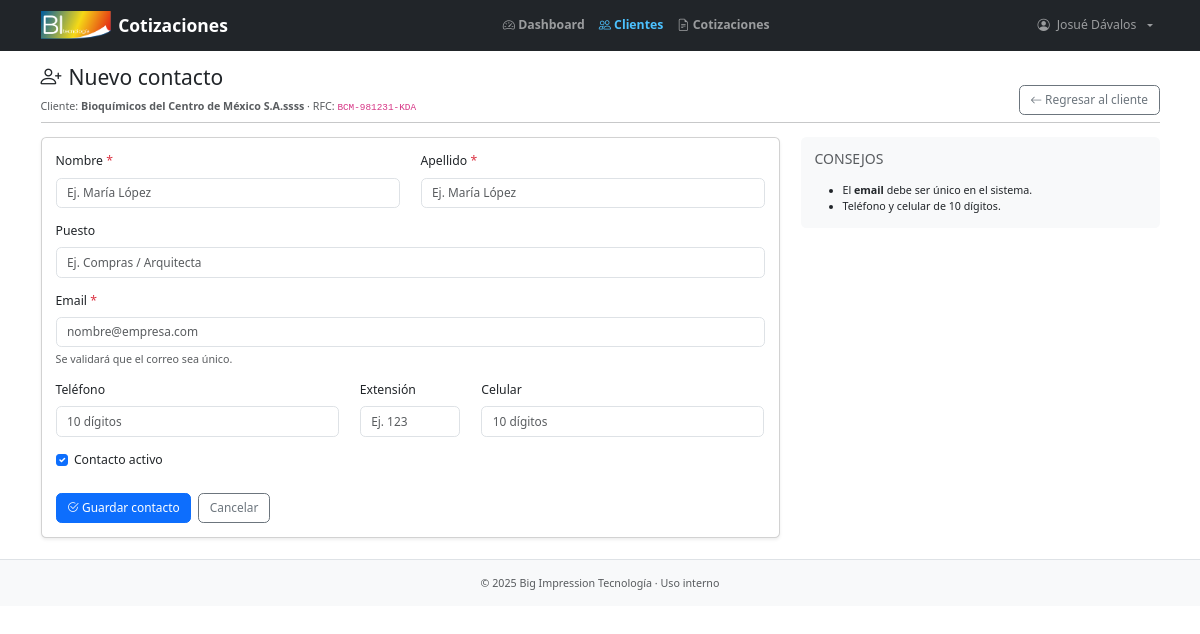
The app's page /customers/bioquimicos-del-centro-de-mexico-sa/contact/new/ (signed in) with its own data.
### users/models.py (models this page shows)
class CustomUser(AbstractUser):
    def __str__(self):
        return (self.get_full_name() or self.username).strip()

### customers/models.py (models this page shows, shortened)
class Customer(models.Model):
    class Meta:
        verbose_name = "Cliente"
        verbose_name_plural = "Clientes"
        ordering = ["name"]
        indexes = [
            models.Index(fields=["assigned_to"]),
        ]
    rfc_validator = RegexValidator(
        regex=r"^([A-Za-zÑñ\x26]{3,4}([0-9]{2})(0[1-9]|1[0-2])(0[1-9]|1[0-9]|2[0-9]|3[0-1]))([A-Za-z\d]{3})?$",
        message="El RFC no tiene un formato válido"
    )
    name = models.CharField(max_length=100, unique=True, verbose_name="Cliente")
    slug = models.SlugField(max_length=100, unique=True)
    rfc = models.CharField(max_length=13, validators=[rfc_validator], unique=True, null=True, blank=True)
    assigned_to = models.ForeignKey(settings.AUTH_USER_MODEL, on_delete=models.SET_NULL, null=True, blank=True, verbose_name="Vendedor", related_name="assigned_customers")
    created = models.DateTimeField(auto_now_add=True)
    updated = models.DateTimeField(auto_now=True)
    created_by = models.ForeignKey(settings.AUTH_USER_MODEL, on_delete=models.PROTECT, null=True, related_name="created_customers", verbose_name="Creado por")
    updated_by = models.ForeignKey(settings.AUTH_USER_MODEL, on_delete=models.PROTECT, null=True, related_name="updated_customers", verbose_name="Modificado por")
    def formatted_rfc(self):
        if self.rfc[3].isdigit():
            return f"{self.rfc[:3]}-{self.rfc[3:9]}-{self.rfc[9:]}"
        return f"{self.rfc[:4]}-{self.rfc[4:10]}-{self.rfc[10:]}"
    def get_absolute_url(self):
        return reverse("customers:customer_detail", kwargs={"slug": self.slug})

### customers/views.py (the view, shortened to what this page needs)
# urls.py: path("<slug:slug>/contact/new/", views.ContactCreateView.as_view(), name="new_contact"),
class ContactCreateView(LoginRequiredMixin, CreateView):
    model = Contact
    fields = [
        "first_name", "last_name", "title", "phone", "phone_extension",
        "cel_phone", "email", "is_active"
    ]
    template_name = "customers/contact_form.html"
    def dispatch(self, request, *args, **kwargs):
        self.customer = get_object_or_404(Customer, slug=kwargs["slug"])
        return super().dispatch(request, *args, **kwargs)
    def get_context_data(self, **kwargs):
        context = super().get_context_data(**kwargs)
        context["customer"] = self.customer
        return context

### customers/templates/customers/contact_form.html (shortened to what this page needs)
{% extends "base.html" %}
{% block nav_active_clientes %}active{% endblock %}
{% block content_header %}
  <div class="d-flex align-items-end justify-content-between mt-3 mb-2">
    <div>
      <h1 class="h4 mb-2 d-flex align-items-center gap-2">
        <i class="bi bi-person-plus"></i> Nuevo contacto
      </h1>
      <small class="text-muted">
        Cliente: <strong>{{ customer.name }}</strong> · RFC: <code>{{ customer.formatted_rfc|default:customer.rfc }}</code>
      </small>
    </div>
    <div>
      <a href="{{ customer.get_absolute_url }}" class="btn btn-outline-secondary">
        <i class="bi bi-arrow-left"></i> Regresar al cliente
      </a>
    </div>
  </div>
  <hr class="mt-2 mb-3">
{% endblock content_header %}
{% block content %}
    <div class="row">
        <div class="col-12 col-lg-8">
            <div class="card shadow-sm">
                <div class="card-body">
                    <form method="post" action="{% url 'customers:new_contact' customer.slug %}" novalidate>
                        <div class="row">
                            <div class="col-md-6 mb-3">
                                <label class="form-label">Nombre <span class="text-danger">*</span></label>
                                <input type="text"
                                       name="{{ form.first_name.name }}"
                                       value="{{ form.first_name.value|default_if_none:'' }}"
                                       maxlength="30"
                                       required
                                       autofocus
                                       class="form-control {% if form.first_name.errors %}is-invalid{% endif %}"
                                       placeholder="Ej. María López">
                            </div>
                            <div class="col-md-6 mb-3">
                                <label class="form-label">Apellido <span class="text-danger">*</span></label>
                                <input type="text"
                                       name="{{ form.last_name.name }}"
                                       value="{{ form.last_name.value|default_if_none:'' }}"
                                       maxlength="30"
                                       required
                                       class="form-control {% if form.last_name.errors %}is-invalid{% endif %}"
                                       placeholder="Ej. María López">
                            </div>
                        </div>
                        <div class="mb-3">
                            <label class="form-label">Puesto</label>
                            <input type="text"
                                   name="{{ form.title.name }}"
                                   value="{{ form.title.value|default_if_none:'' }}"
                                   maxlength="30"
                                   class="form-control {% if form.title.errors %}is-invalid{% endif %}"
                                   placeholder="Ej. Compras / Arquitecta">
                        </div>
                        <div class="mb-3">
                            <label class="form-label">Email <span class="text-danger">*</span></label>
                            <input type="email"
                                   name="{{ form.email.name }}"
                                   value="{{ form.email.value|default_if_none:'' }}"
                                   required
                                   class="form-control {% if form.email.errors %}is-invalid{% endif %}"
                                   placeholder="nombre@empresa.com">
                            {% if form.email.errors %}
                                <div class="invalid-feedback">
                                    {% for e in form.email.errors %}{{ e }}{% endfor %}
                                </div>
                            {% else %}
                                <div class="form-text">Se validará que el correo sea único.</div>
                            {% endif %}
                        </div>
                        <div class="row">
                            <div class="col-md-5 mb-3">
                                <label class="form-label">Teléfono</label>
                                <input type="text" inputmode="numeric" pattern="\d{10}"
                                       name="{{ form.phone.name }}"
                                       value="{{ form.phone.value|default_if_none:'' }}"
                                       class="form-control {% if form.phone.errors %}is-invalid{% endif %}"
                                       placeholder="10 dígitos">
                            </div>
                            <div class="col-md-2 mb-3">
                                <label class="form-label">Extensión</label>
                                <input type="text" inputmode="numeric"
                                       name="{{ form.phone_extension.name }}"
                                       value="{{ form.phone_extension.value|default_if_none:'' }}"
                                       class="form-control {% if form.phone_extension.errors %}is-invalid{% endif %}"
                                       placeholder="Ej. 123">
                            </div>
                            <div class="col-md-5 mb-3">
                                <label class="form-label">Celular</label>
                                <input type="text" inputmode="numeric" pattern="\d{10}"
                                       name="{{ form.cel_phone.name }}"
                                       value="{{ form.cel_phone.value|default_if_none:'' }}"
                                       class="form-control {% if form.cel_phone.errors %}is-invalid{% endif %}"
                                       placeholder="10 dígitos">
                            </div>
                        </div>
                        <div class="form-check mb-4">
                            <input class="form-check-input" type="checkbox"
                                name="{{ form.is_active.name }}"
                                id="id_is_active"
                                {% if form.is_active.value %}checked{% endif %}>
                            <label class="form-check-label" for="id_is_active">
                                Contacto activo
                            </label>
                        </div>
                        <div class="d-flex gap-2">
                            <button type="submit" class="btn btn-primary">
                                <i class="bi bi-check2-circle"></i> Guardar contacto
                            </button>
                            <a href="{{ customer.get_absolute_url }}" class="btn btn-outline-secondary">Cancelar</a>
                        </div>
                    </form>
                </div>
            </div>
        </div>
        <div class="col-12 col-lg-4 mt-3 mt-lg-0">
            <div class="card border-0 bg-light">
                <div class="card-body">
                    <h6 class="text-uppercase text-muted mb-3">Consejos</h6>
                    <ul class="small mb-0">
                        <li>El <strong>email</strong> debe ser único en el sistema.</li>
                        <li>Teléfono y celular de 10 dígitos.</li>
                    </ul>
                </div>
            </div>
        </div>
  </div>
{% endblock content %}

### templates/base.html (shortened to what this page needs)
{% load static %}
{% load humanize %}
<!DOCTYPE html>
<html lang="es-MX">
    <head>
        <link href="https://cdn.jsdelivr.net/npm/bootstrap@5.3.3/dist/css/bootstrap.min.css"
          rel="stylesheet"
>
        <link rel="stylesheet" href="https://cdn.jsdelivr.net/npm/bootstrap-icons@1.11.3/font/bootstrap-icons.css">
        <link rel="stylesheet" href="{% static 'css/base.css' %}">
    </head>
    <body>
    <div class="toast-container position-fixed top-0 end-0 p-3" style="z-index: 1080;">
    </div>
        {% block header %}
        <header>
            <nav class="navbar navbar-expand-lg navbar-dark bg-dark">
                <div class="container">
                    <a class="navbar-brand d-flex align-items-center gap-2" href="{% url 'quotes:dashboard' %}">
                        <img src="{% static 'images/logo-bit.png' %}"
                            alt="BI-Tecnología"
                            style="height: 28px; width: auto;">
                        <span class="fw-bold">Cotizaciones</span>
                    </a>
                    <div class="collapse navbar-collapse" id="bitNavbar">
                        <ul class="navbar-nav ms-auto mb-2 mb-lg-0 fw-bold">
                            {% if user.is_authenticated %}
                                <li class="nav-item">
                                    {% if request.resolver_match.url_name == 'dashboard' %}
                                        <span class="nav-link active"><i class="bi bi-speedometer2"></i> Dashboard</span>
                                    {% else %}
                                        <a class="nav-link {% block nav_active_dashboard %}{% endblock %}" href="{% url 'quotes:dashboard' %}">
                                            <i class="bi bi-speedometer2"></i> Dashboard
                                        </a>
                                    {% endif %}
                                </li>
                                <li class="nav-item">
                                    {% if request.resolver_match.url_name == 'clientes_list' %}
                                        <span class="nav-link active"><i class="bi bi-people"></i> Clientes</span>
                                    {% else %}
                                        <a class="nav-link {% block nav_active_clientes %}{% endblock %}" href="{% url 'customers:customer_list' %}">
                                            <i class="bi bi-people"></i> Clientes
                                        </a>
                                    {% endif %}
                                </li>
                                <li class="nav-item">
                                    {% if request.resolver_match.url_name == 'quotes_list' %}
                                        <span class="nav-link active"><i class="bi bi-file-earmark-text"></i> Cotizaciones</span>
                                    {% else %}
                                        <a class="nav-link {% block nav_active_cotizaciones %}{% endblock %}" href="{% url 'quotes:quote_list' %}">
                                            <i class="bi bi-file-earmark-text"></i> Cotizaciones
                                        </a>
                                    {% endif %}
                                </li>
                            {% endif %}
                        </ul>
                        <ul class="navbar-nav ms-auto">
                            {% if user.is_authenticated %}
                                <li class="nav-item dropdown">
                                <a class="nav-link dropdown-toggle d-flex align-items-center gap-2" href="#" role="button" data-bs-toggle="dropdown" aria-expanded="false">
                                    <i class="bi bi-person-circle"></i>
                                    <span>{{ user.get_full_name|default:user.username }}</span>
                                </a>
                                </li>
                            {% else %}
                                <li class="nav-item"><a class="btn btn-outline-light btn-sm" href="{% url 'users:login' %}">Iniciar sesión</a></li>
                            {% endif %}
                        </ul>
                    </div>
                </div>
            </nav>
        </header>
        {% endblock header %}
        <main class="container">
            {% block content_header %}{% endblock content_header %}
            {% block content %}{% endblock content %}
        </main>
        {% block footer %}
            <footer class="bg-light text-center py-3 mt-4 border-top">
                <small class="text-muted">© 2025 Big Impression Tecnología · Uso interno</small>
            </footer>
        {% endblock footer %}
    </body>
</html>

### static/css/base.css (style rules this page uses)
html, body { font-size: 0.875rem; }
h1, .h1 { font-size: 1.75rem; }
.form-control, .form-select { font-size: 0.85rem; }
.btn { font-size: 0.85rem; }
.nav-link.active { color: #4cc2ff !important; text-decoration: none !important; }

### records on screen
CustomUser: get_full_name "Josué Dávalos"
Customer: name "Bioquímicos del Centro de México S.A.ssss", formatted_rfc "BCM-981231-KDA"
